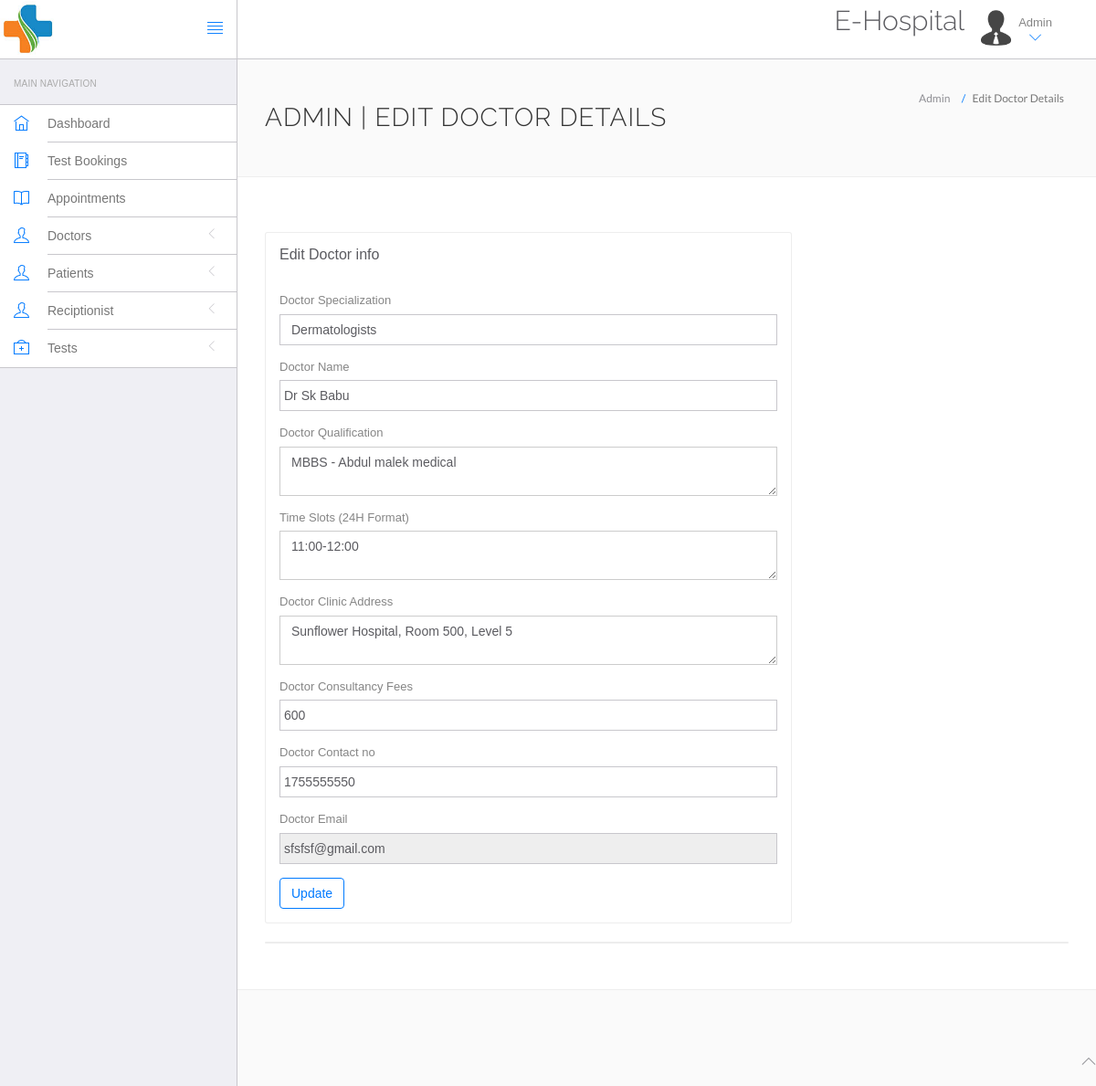
Page /admin/edit-doctor.php?id=1 (signed in) on the committed database.
### tables this page shows
CREATE TABLE IF NOT EXISTS `doctors` (
  `id` int(11) NOT NULL AUTO_INCREMENT,
  `specilization` varchar(255) NOT NULL,
  `doctorName` varchar(255) NOT NULL,
  `docQualification` tinytext NOT NULL,
  `docSchedule` text NOT NULL,
  `address` longtext NOT NULL,
  `docFees` varchar(255) NOT NULL,
  `contactno` bigint(11) NOT NULL,
  `docEmail` varchar(255) NOT NULL,
  `password` varchar(255) NOT NULL,
  `creationDate` timestamp NOT NULL DEFAULT CURRENT_TIMESTAMP,
  `updationDate` varchar(255) NOT NULL,
  PRIMARY KEY (`id`)
);

### admin/edit-doctor.php (the view, shortened to what this page needs)
<?php
include('include/config.php');
$did = intval($_GET['id']);
?>
<!DOCTYPE html>
<html lang="en">
<head>
    <link rel="stylesheet" href="vendor/bootstrap/css/bootstrap.min.css">
    <link rel="stylesheet" href="vendor/fontawesome/css/font-awesome.min.css">
    <link rel="stylesheet" href="vendor/themify-icons/themify-icons.min.css">
    <link href="vendor/animate.css/animate.min.css" rel="stylesheet" media="screen">
    <link href="vendor/perfect-scrollbar/perfect-scrollbar.min.css" rel="stylesheet" media="screen">
    <link href="vendor/switchery/switchery.min.css" rel="stylesheet" media="screen">
    <link href="vendor/bootstrap-touchspin/jquery.bootstrap-touchspin.min.css" rel="stylesheet" media="screen">
    <link href="vendor/select2/select2.min.css" rel="stylesheet" media="screen">
    <link href="vendor/bootstrap-datepicker/bootstrap-datepicker3.standalone.min.css" rel="stylesheet" media="screen">
    <link href="vendor/bootstrap-timepicker/bootstrap-timepicker.min.css" rel="stylesheet" media="screen">
    <link rel="stylesheet" href="assets/css/styles.css">
    <link rel="stylesheet" href="assets/css/plugins.css">
    <link rel="stylesheet" href="assets/css/themes/theme-1.css" id="skin_color" />
</head>
<body>
    <div id="app">
        <?php include('include/sidebar.php'); ?>
        <div class="app-content">
            <?php include('include/header.php'); ?>
            <div class="main-content">
                <div class="wrap-content container" id="container">
                    <section id="page-title">
                        <div class="row">
                            <div class="col-sm-8">
                                <h1 class="mainTitle">Admin | Edit Doctor Details</h1>
                            </div>
                            <ol class="breadcrumb">
                                <li>
                                    <span>Admin</span>
                                </li>
                                <li class="active">
                                    <span>Edit Doctor Details</span>
                                </li>
                            </ol>
                        </div>
                    </section>
                    <div class="container-fluid container-fullw bg-white">
                        <div class="row">
                            <div class="col-md-12">
                                <div class="row margin-top-30">
                                    <div class="col-lg-8 col-md-12">
                                        <div class="panel panel-white">
                                            <div class="panel-heading">
                                                <h5 class="panel-title">Edit Doctor info</h5>
                                            </div>
                                            <div class="panel-body">
                                                <?php $sql = mysqli_query($con, "select * from doctors where id='$did'");
                                                while ($data = mysqli_fetch_array($sql)) {
                                                ?>
                                                    <form role="form" name="adddoc" method="post" onSubmit="return valid();">
                                                        <div class="form-group">
                                                            <label for="DoctorSpecialization">
                                                                Doctor Specialization
                                                            </label>
                                                            <select name="Doctorspecialization" class="form-control" required="required">
                                                                <option value="<?php echo htmlentities($data['specilization']); ?>">
                                                                    <?php echo htmlentities($data['specilization']); ?></option>
                                                            </select>
                                                        </div>
                                                        <div class="form-group">
                                                            <label for="doctorname">
                                                                Doctor Name
                                                            </label>
                                                            <input type="text" name="docname" class="form-control" value="<?php echo htmlentities($data['doctorName']); ?>">
                                                        </div>
                                                        <div class="form-group">
                                                            <label for="address">
                                                                Doctor Qualification
                                                            </label>
                                                            <textarea name="docqualification" class="form-control" placeholder="BMBS-Australia Medical&#10;MBBS-Dhaka Medical" required><?php echo htmlentities($data['docQualification']); ?></textarea>
                                                        </div>
                                                        <div class="form-group">
                                                            <label for="address">
                                                                Time Slots (24H Format)
                                                            </label>
                                                            <textarea name="docschedule" class="form-control" placeholder="10:00-11:00&#10;11:00-12:00&#10;13:00-14:00" required><?php echo htmlentities($data['docSchedule']); ?></textarea>
                                                        </div>
                                                        <div class="form-group">
                                                            <label for="address">
                                                                Doctor Clinic Address
                                                            </label>
                                                            <textarea name="clinicaddress" class="form-control"><?php echo htmlentities($data['address']); ?></textarea>
                                                        </div>
                                                        <div class="form-group">
                                                            <label for="fess">
                                                                Doctor Consultancy Fees
                                                            </label>
                                                            <input type="text" name="docfees" class="form-control" required="required" value="<?php echo htmlentities($data['docFees']); ?>">
                                                        </div>
                                                        <div class="form-group">
                                                            <label for="fess">
                                                                Doctor Contact no
                                                            </label>
                                                            <input type="text" name="doccontact" class="form-control" required="required" value="<?php echo htmlentities($data['contactno']); ?>">
                                                        </div>
                                                        <div class="form-group">
                                                            <label for="fess">
                                                                Doctor Email
                                                            </label>
                                                            <input type="email" name="docemail" class="form-control" readonly="readonly" value="<?php echo htmlentities($data['docEmail']); ?>">
                                                        </div>
                                                    <?php } ?>
                                                    <button type="submit" name="submit" class="btn btn-o btn-primary">
                                                        Update
                                                    </button>
                                                    </form>
                                            </div>
                                        </div>
                                    </div>
                                </div>
                            </div>
                            <div class="col-lg-12 col-md-12">
                                <div class="panel panel-white">
                                </div>
                            </div>
                        </div>
                    </div>
                </div>
            </div>
        </div>
    </div>
    <?php include('include/footer.php'); ?>
</body>
</html>

### patient/assets/css/themes/theme-1.css (style rules this page uses)
body { background: #FAFAFA; }

### rows in the picture
doctors: Doctorspecialization "Dermatologists", docname "Dr Sk Babu", docqualification "MBBS - Abdul malek medical", docschedule "11:00-12:00", clinicaddress "Sunflower Hospital, Room 500, Level 5", docfees "600", doccontact "1755555550", docemail "sfsfsf@gmail.com"
